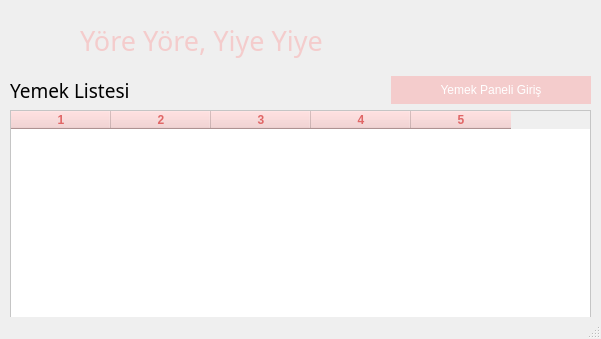
<?xml version="1.0" encoding="UTF-8"?>
<ui version="4.0">
 <class>anapencere</class>
 <widget class="QMainWindow" name="anapencere">
  <property name="geometry">
   <rect>
    <x>0</x>
    <y>0</y>
    <width>601</width>
    <height>339</height>
   </rect>
  </property>
  <property name="windowTitle">
   <string>anapencere</string>
  </property>
  <widget class="QWidget" name="centralwidget">
   <widget class="QLabel" name="label">
    <property name="geometry">
     <rect>
      <x>80</x>
      <y>10</y>
      <width>451</width>
      <height>61</height>
     </rect>
    </property>
    <property name="font">
     <font>
      <family>Andina Demo</family>
      <pointsize>20</pointsize>
      <italic>false</italic>
      <bold>false</bold>
     </font>
    </property>
    <property name="styleSheet">
     <string notr="true">
font: 20pt &quot;Andina Demo&quot;;
color:#f4cccc</string>
    </property>
    <property name="text">
     <string>Yöre Yöre, Yiye Yiye</string>
    </property>
   </widget>
   <widget class="QTableWidget" name="tableWidget">
    <property name="geometry">
     <rect>
      <x>10</x>
      <y>110</y>
      <width>581</width>
      <height>251</height>
     </rect>
    </property>
    <property name="styleSheet">
     <string notr="true">
QTableWidget{background: white;}
QTableWidget::item{background: white;  border: 2px solid #f4cccc;}
QTableWidget::item::pressed{background:  #e06666;}
QTableWidget::item::hover{background:  #e06666;}
QHeaderView::section { background-color:#f4cccc; color:#e06666; font-weight:800}
QTableView QTableCornerButton::section{ background-color:#f4cccc }
QTableWidget::item:selected{ background-color: #e06666 }
</string>
    </property>
    <column>
     <property name="text">
      <string>1</string>
     </property>
    </column>
    <column>
     <property name="text">
      <string>2</string>
     </property>
    </column>
    <column>
     <property name="text">
      <string>3</string>
     </property>
    </column>
    <column>
     <property name="text">
      <string>4</string>
     </property>
    </column>
    <column>
     <property name="text">
      <string>5</string>
     </property>
    </column>
   </widget>
   <widget class="QWidget" name="horizontalLayoutWidget">
    <property name="geometry">
     <rect>
      <x>10</x>
      <y>70</y>
      <width>581</width>
      <height>40</height>
     </rect>
    </property>
    <layout class="QHBoxLayout" name="horizontalLayout">
     <item>
      <widget class="QLabel" name="label_2">
       <property name="font">
        <font>
         <family>A Year Without Rain</family>
         <pointsize>14</pointsize>
         <italic>false</italic>
         <bold>false</bold>
        </font>
       </property>
       <property name="styleSheet">
        <string notr="true">
color: black;
font: 14pt &quot;A Year Without Rain&quot;;</string>
       </property>
       <property name="text">
        <string>Yemek Listesi</string>
       </property>
      </widget>
     </item>
     <item>
      <widget class="QPushButton" name="btn_panel">
       <property name="maximumSize">
        <size>
         <width>200</width>
         <height>16777215</height>
        </size>
       </property>
       <property name="styleSheet">
        <string notr="true">QPushButton {
font: 500 10pt &quot;Arimo Medium&quot;;
font-weight:400;
color: white;
background: #f4cccc;
color:white;
border: 2px solid #f4cccc;
padding: 5px;}
QPushButton:hover {
background-color: #ea9999;
border: 2px solid #ea9999;
}
QPushButton:pressed {
background-color: #e06666;
border: 2px solid #e06666;
}</string>
       </property>
       <property name="text">
        <string>Yemek Paneli Giriş</string>
       </property>
      </widget>
     </item>
    </layout>
   </widget>
  </widget>
  <widget class="QMenuBar" name="menubar">
   <property name="geometry">
    <rect>
     <x>0</x>
     <y>0</y>
     <width>601</width>
     <height>21</height>
    </rect>
   </property>
  </widget>
  <widget class="QStatusBar" name="statusbar"/>
 </widget>
 <resources/>
 <connections/>
</ui>
